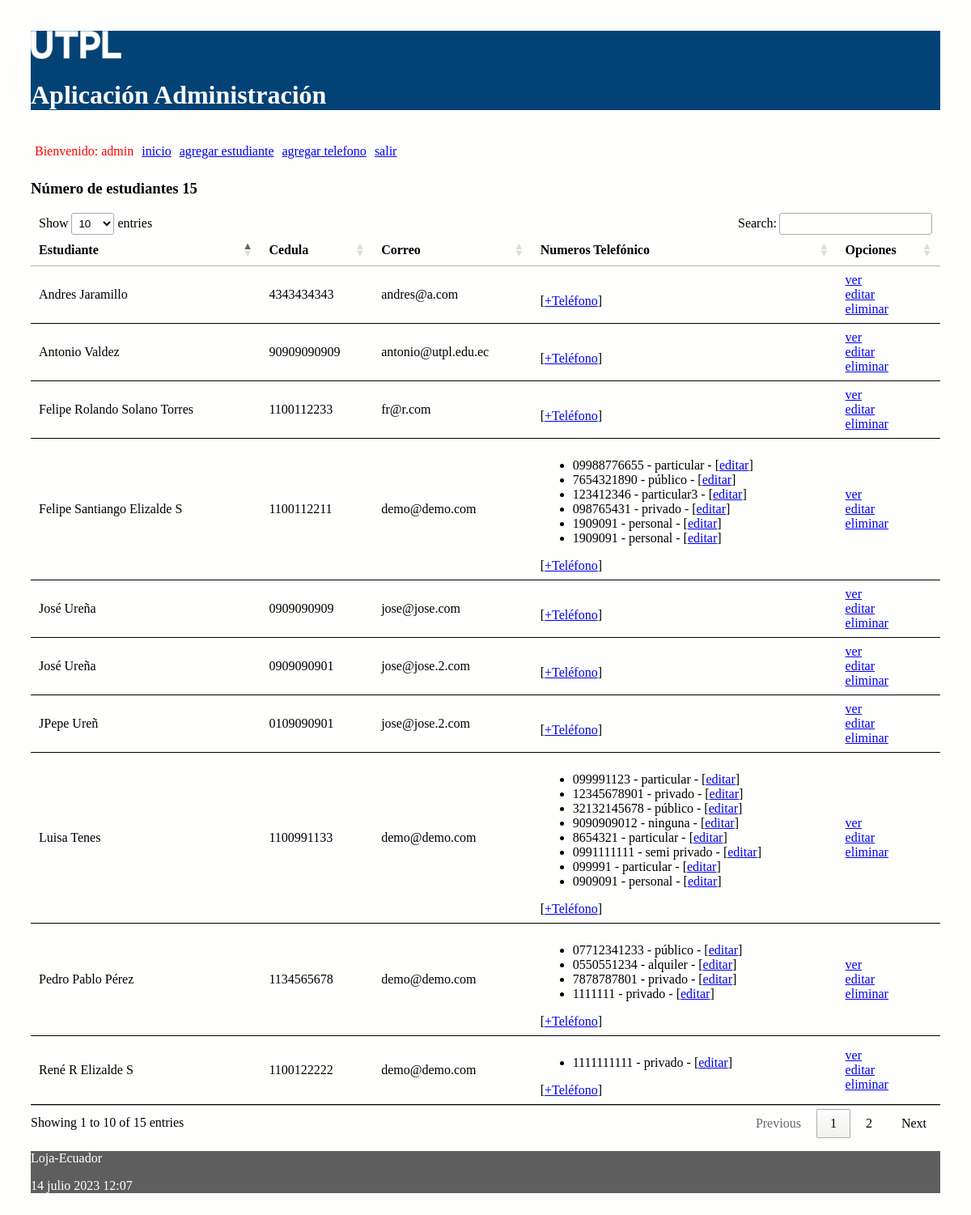
The app's page / (signed in) with its own data.
### administrativo/models.py (models this page shows, shortened)
class Estudiante(models.Model):
    nombre = models.CharField(max_length=30)
    apellido = models.CharField(max_length=30)
    cedula = models.CharField(max_length=30, unique=True)
    correo = models.EmailField()

class NumeroTelefonico(models.Model):
    telefono = models.CharField(max_length=100)
    tipo = models.CharField(max_length=100)
    estudiante = models.ForeignKey(Estudiante, on_delete=models.CASCADE,
            related_name="numeros_telefonicos")

### administrativo/views.py (the view)
# urls.py: path('', views.index, name='index'),
def index(request):
    estudiantes = Estudiante.objects.all()
    informacion_template = {'estudiantes': estudiantes, 'numero_estudiantes': len(estudiantes)}
    return render(request, 'index.html', informacion_template)

### administrativo/templates/index.html (shortened to what this page needs)
{% extends "master.html" %}
{% block content %}
<h3>Número de estudiantes {{ numero_estudiantes }}</h3>
<table id="tabla_datos">
  <thead>
    <tr>
      <th>Estudiante</th>
      <th>Cedula</th>
      <th>Correo</th>
      <th>Numeros Telefónico </th>
      <th>Opciones</th>
    </tr>
  </thead>
  {% for e in estudiantes %}
  <tr>
    <td> {{e.nombre}} {{e.apellido}}</td>
    <td> {{e.cedula}}</td>
    <td> {{e.correo}}</td>
    <td>
      <ul>
        {% for t in e.numeros_telefonicos.all %}
          <li>
            <span>{{t.telefono}} - {{t.tipo}} - [<a href="{% url 'editar_numero_telefonico' t.id %}">editar</a>] </span>
          </li>
        {% endfor %}
      </ul>
        [<a href="{% url 'crear_numero_telefonico_estudiante' e.id%}">+Teléfono</a>]
    </td>
    <td> <a href="{% url 'obtener_estudiante' e.id %}">ver</a> <br>
      <a href="{% url 'editar_estudiante' e.id %}">editar</a> <br>
      <a href="{% url 'eliminar_estudiante' e.id %}"
      onclick="return confirm('¿Está seguro de la eliminación?')" >
      eliminar</a>
    </td>
  </tr>
  {% endfor %}
</table>
{% endblock %}

### administrativo/templates/master.html (shortened to what this page needs)
<!DOCTYPE html>
<html>
  <head>
    {% load static %}
    <link rel="stylesheet" type="text/css" href="{% static 'css/estilos.css' %}">
    <link rel="stylesheet" type="text/css" href="https://cdn.datatables.net/1.10.25/css/jquery.dataTables.min.css">
  </head>
  <body>
    {% load socialaccount %}
    {% load account %}
  <header>
    <img src="{% static 'images/logo.png' %}" height="10%" width="10%" alt="My image">
    <h1>Aplicación Administración </h1>
    <nav class="top_menu">
      <ul>
        {% if user.is_authenticated %}
          <li> <span class="nombre_usuario"> Bienvenido: {{user.username}} </span></li>
        {% endif %}
        <li><a href="{% url 'index' %}">inicio</a></li>
        <li><a href="{% url 'crear_estudiante' %}">agregar estudiante</a></li>
        <li><a href="{% url 'crear_numero_telefonico' %}">agregar telefono</a></li>
        {% if user.is_authenticated %}
          <li><a href="{% url 'logout_view' %}">salir</a></li>
        {% else %}
          <li>[<a href="{% url 'login' %}">ingresar</a>]</li>
          <li>[<a href="{% provider_login_url 'github' %}">ingresar con GitHub</a>]</li>
        {% endif %}
      </ul>
    </nav>
  </header>
  <section>
      {% block content %}
      {% endblock %}
  </section>
    <footer>
      <p>Loja-Ecuador</p>
      <p>{% now "j F Y H:i" %}</p>
    </footer>
  </body>
</html>

### administrativo/static/css/estilos.css (style rules this page uses)
body { background: #FEFEFD; padding: 30px; }
header { background: #034275; color: #FFF; }
section { width: 100%; }
th, td { padding: 15px; border-bottom: 1px solid black; }
.nombre_usuario { color: red; }
.top_menu ul { list-style:none; float:left; padding: 5px; width:95%; }
.top_menu ul li { float:left; margin-right:10px; margin-bottom:5px; text: #FFF; }
footer { background: #5E5E5E; color: #FFF; }

### records on screen
Estudiante: nombre "Luisa", apellido "Tenes", cedula "1100991133", correo "demo@demo.com"
NumeroTelefonico: telefono "099991123", tipo "particular"
NumeroTelefonico: telefono "12345678901", tipo "privado"
NumeroTelefonico: telefono "32132145678", tipo "público"
NumeroTelefonico: telefono "9090909012", tipo "ninguna"
NumeroTelefonico: telefono "8654321", tipo "particular"
NumeroTelefonico: telefono "0991111111", tipo "semi privado"
NumeroTelefonico: telefono "099991", tipo "particular"
NumeroTelefonico: telefono "0909091", tipo "personal"
Estudiante: nombre "Pedro Pablo", apellido "Pérez", cedula "1134565678", correo "demo@demo.com"
NumeroTelefonico: telefono "07712341233", tipo "público"
NumeroTelefonico: telefono "0550551234", tipo "alquiler"
NumeroTelefonico: telefono "7878787801", tipo "privado"
NumeroTelefonico: telefono "1111111", tipo "privado"
Estudiante: nombre "Felipe Santiango", apellido "Elizalde S", cedula "1100112211", correo "demo@demo.com"
NumeroTelefonico: telefono "09988776655", tipo "particular"
NumeroTelefonico: telefono "7654321890", tipo "público"
NumeroTelefonico: telefono "123412346", tipo "particular3"
NumeroTelefonico: telefono "098765431", tipo "privado"
NumeroTelefonico: telefono "1909091", tipo "personal"
NumeroTelefonico: telefono "1909091", tipo "personal"
Estudiante: nombre "René R", apellido "Elizalde S", cedula "1100122222", correo "demo@demo.com"
NumeroTelefonico: telefono "1111111111", tipo "privado"
Estudiante: nombre "Felipe Rolando", apellido "Solano Torres", cedula "1100112233", correo "fr@r.com"
Estudiante: nombre "José", apellido "Ureña", cedula "0909090909", correo "jose@jose.com"
Estudiante: nombre "José", apellido "Ureña", cedula "0909090901", correo "jose@jose.2.com"
Estudiante: nombre "JPepe", apellido "Ureñ", cedula "0109090901", correo "jose@jose.2.com"
Estudiante: nombre "Andres", apellido "Jaramillo", cedula "4343434343", correo "andres@a.com"
Estudiante: nombre "Antonio", apellido "Valdez", cedula "90909090909", correo "antonio@utpl.edu.ec"

### other values on screen
{{ user.username }} "admin"
{{ numero_estudiantes }} "15"
